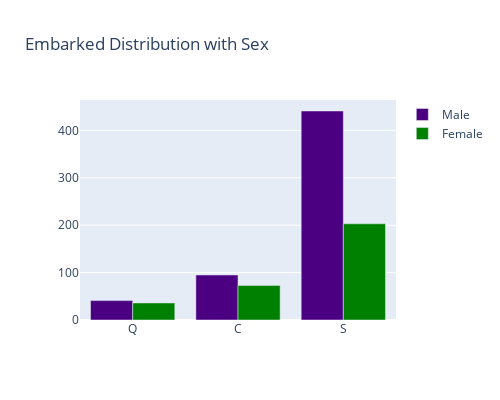

This figure's notebook cell:
### Markdown cell above
<a id = "subsec4"></a>
**Embarked Feature**

### Code cell
df_m = train_df[train_df['Sex'] == 'male']
df_f = train_df[train_df['Sex'] == 'female']
df_m = df_m['Embarked'].value_counts()
df_f = df_f['Embarked'].value_counts()

trace1 = go.Bar(x = df_m.index[::-1], y = df_m.values[::-1], name = 'Male', marker = dict(color = 'indigo'))
trace2 = go.Bar(x = df_f.index[::-1], y = df_f.values[::-1], name = 'Female', marker = dict(color = 'green'))
data = [trace1, trace2]
layout = go.Layout(height = 400, width = 500, title='Embarked Distribution with Sex')
fig = go.Figure(data = data, layout= layout)
py.iplot(fig)

### Figure 1 — Plotly figure (JSON) as saved in the notebook; plotly's stock layout.template omitted (floating-point values rounded to 4 significant figures)
{"data": [{"marker": {"color": "indigo"}, "name": "Male", "type": "bar", "x": ["Q", "C", "S"], "y": [41, 95, 441]}, {"marker": {"color": "green"}, "name": "Female", "type": "bar", "x": ["Q", "C", "S"], "y": [36, 73, 203]}], "layout": {"height": 400, "title": {"text": "Embarked Distribution with Sex"}, "width": 500}}
